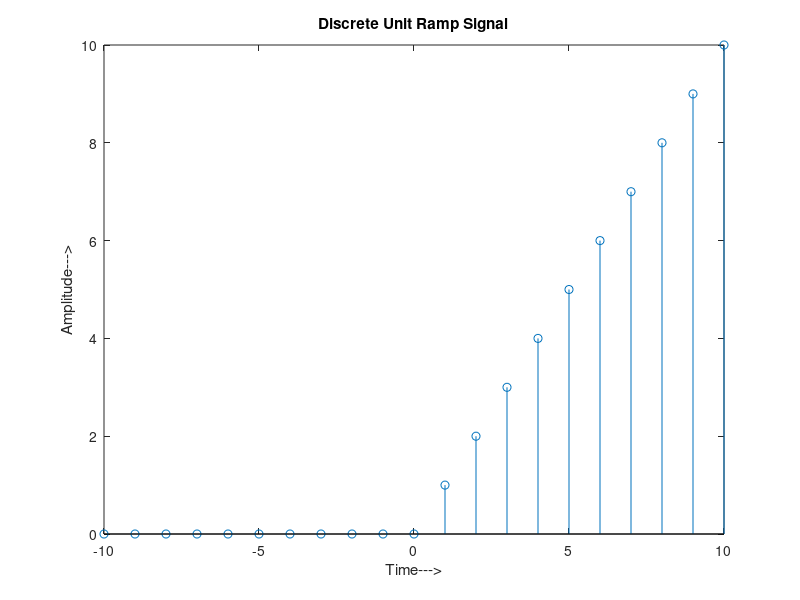

Reproduce this figure in MATLAB.
n= -10:1:10;
x3= [zeros(1,11),1:1:10];
stem(n,x3);
xlabel('Time--->');
ylabel('Amplitude--->');
title('Discrete Unit Ramp Signal');